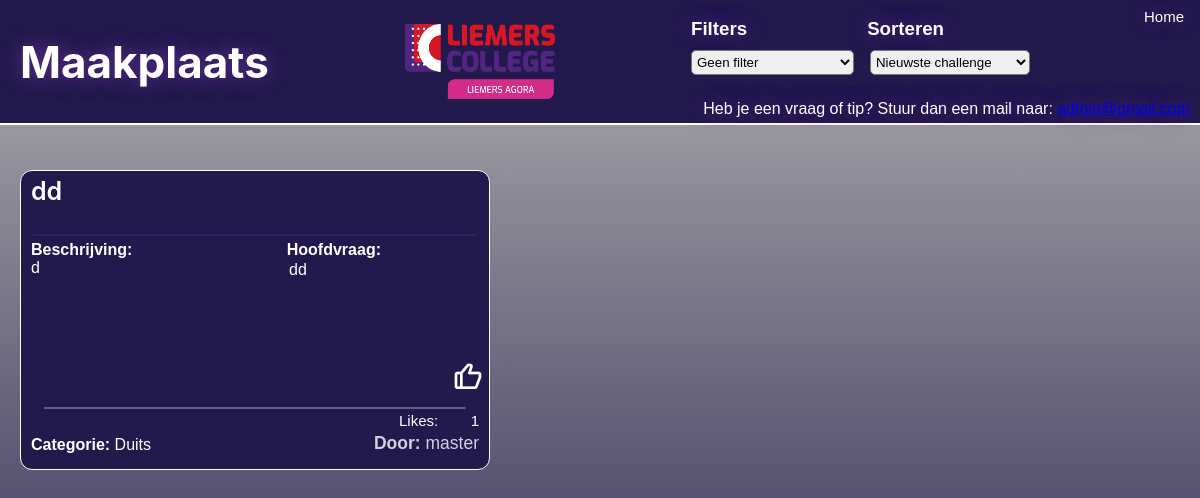
/forum, run on an earlier commit of the app's database.
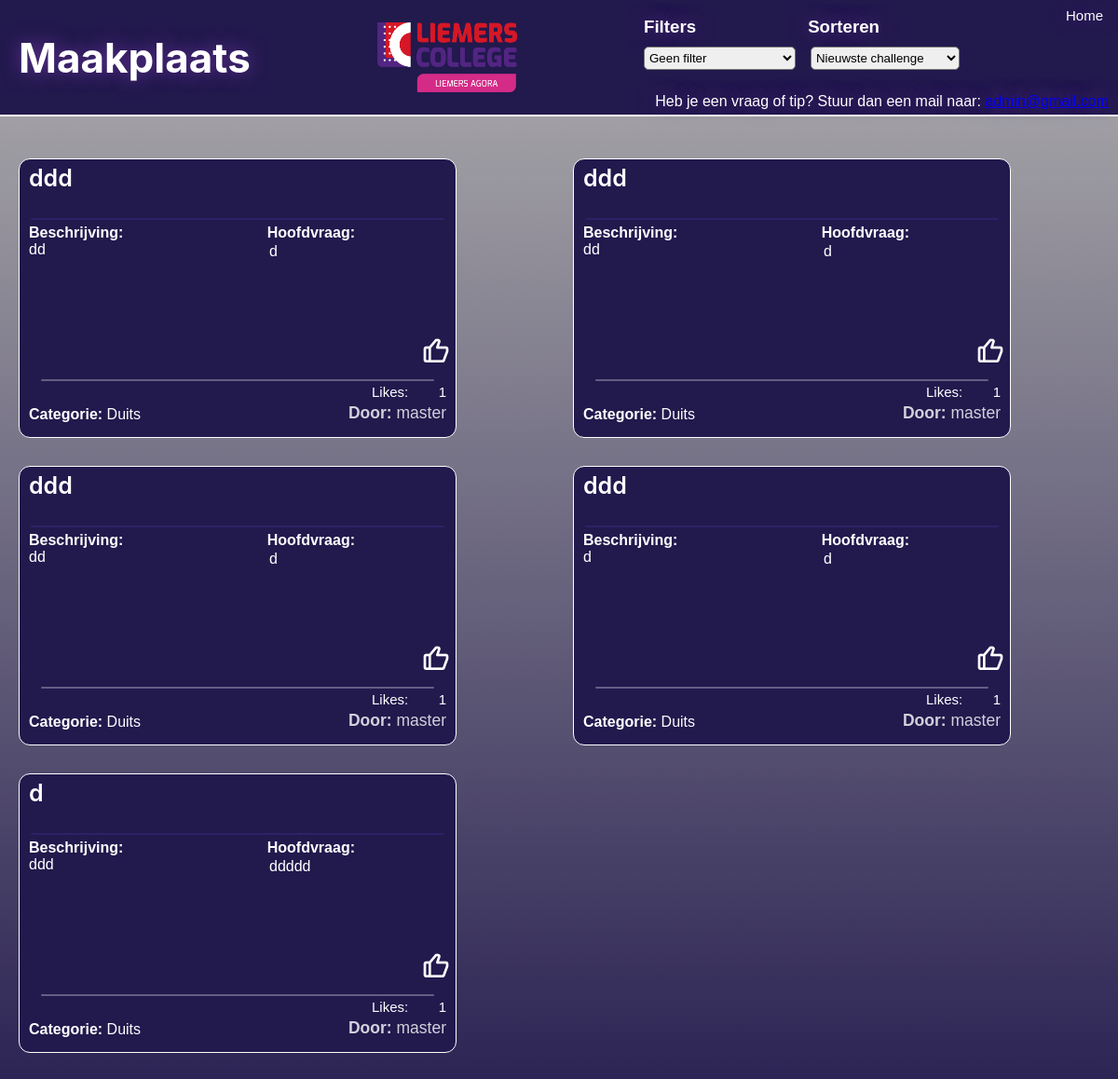
And on a later commit of the database.
### models.py (models this page shows, shortened)
class Todo(db.Model):
    id = db.Column(db.Integer, primary_key=True)
    date_created = db.Column(db.DateTime(timezone=True), default=lambda: datetime.now(timezone.utc))
    likes = db.Column(db.Integer, default=0)
    name = db.Column(db.String(100), nullable=False)
    title = db.Column(db.String(100), nullable=False)
    main_question = db.Column(db.String(200), nullable=False)
    sub_questions = db.Column(db.String(500), nullable=False)
    description = db.Column(db.Text, nullable=False)
    end_product = db.Column(db.Text, nullable=False)
    category = db.Column(db.String(50), nullable=False)
    image = db.Column(db.String(100), nullable=True)
    approved = db.Column(db.Boolean, default=False)
    author_id = db.Column(db.Integer, db.ForeignKey('user.id'), nullable=False)

### app.py (the view)
@app.route('/forum')
def forum():
    vakfilter = request.args.get('vakfilter', '')
    sortfilter = request.args.get('sortfilter', 'newest')
    username = current_user.username if current_user.is_authenticated else None
    query = Todo.query
    if not (current_user.is_authenticated and current_user.is_admin):
        query = query.filter_by(approved=True)
    if vakfilter:
        query = query.filter_by(category=vakfilter)
    if sortfilter == 'personal':
        if current_user.is_authenticated:
            query = query.join(User).filter(User.username == current_user.username)
        else:
            flash('log in to filter by own challenge', "error")
    elif sortfilter == 'newest':
        query = query.order_by(Todo.date_created.desc())
    elif sortfilter == 'oldest':
        query = query.order_by(Todo.date_created.asc())
    elif sortfilter == 'likes':
        query = query.order_by(Todo.likes.desc())
    tasks = query.all()
    return render_template('forum.html', tasks=tasks, sortfilter=sortfilter)

### templates/forum.html (shortened to what this page needs)
{% extends 'base.html' %}
{% block head %}
{{ super()}}
    <link rel="stylesheet" href="{{ url_for('static', filename='css/forum.css') }}">
    <link rel="stylesheet" href="{{ url_for('static', filename='css/card.css') }}">
    <link href="https://unpkg.com/boxicons@2.1.4/css/boxicons.min.css" rel="stylesheet">
{% endblock %}
{% block body %}
<div class="top-color position-fixed">
    <h1>Maakplaats</h1>
    <div class="contact">
        <p>Heb je een vraag of tip? Stuur dan een mail naar: <a href="mailto:develloperdesli@gmail.com">admin@gmail.com</a></p>
    </div>
    <div class="logo">
       <a href="https://liemersagora.beezer.com/" target="_blank">
        <img class="logo" src="{{ url_for('static', filename='pictures/logo.png') }}" alt="Logo"></a>
    </div>
    <div class="module-container">
        <a href="{{url_for('index')}}" class="module-button">
            <p class="module-tekst">Home</p>
        </a>
    </div>
    <div class="filter-container">
        <div class="filter-text">
        <h3>Filters</h3>
        <h3>Sorteren</h3>
    </div>
    <form class="filters" action="/forum" method="GET">
        <select name="vakfilter" class="filterselect" onchange="this.form.submit()">
          <option value="">Geen filter</option>
        </select>
        <select name="sortfilter" class="filterselect" onchange="this.form.submit()">
          <option value="newest" {% if request.args.get('sortfilter') == 'newest' %}selected{% endif %}>Nieuwste challenge</option>
        </select>
      </form>
    </div>
</div>
<div class="container">
    {% for task in tasks %}
        {% include 'components/card.html' %}
    {% else %}
        <p>Er zijn nog geen challenges geplaatst.</p>
    {% endfor %}
</div>
{% endblock %}

### templates/components/card.html (shortened to what this page needs)
<div class="card card-glow" onclick="handleCardClick(event, '{{ url_for('fullcard', id=task.id) }}')" style="cursor: pointer;">
  <h2 class="title">{{ task.title }}</h2>
  <div class="card-bottom">
    <p class="author"><strong>Door:</strong> {{ task.name }}</p>
    <p class="category"><strong>Categorie:</strong> {{ task.category }}</p>
  </div>
  <div class="info-container">
  <p class="headquestion">
    <strong>Hoofdvraag:</strong><br />
    <div class="headquestion-info">{{ task.main_question }}</div>
  </p>
  <p class="challenge-info">
    <strong>Beschrijving:</strong><br />
    {{ task.description }}
  </p>
  </div>
   <div class="like-button" data-id="{{ task.id }}">
  <button type="button">
    <i class="bx {% if task.id in liked_tasks %}bxs-like liked{% else %}bx-like unliked{% endif %}"></i>
  </button>
  <div class="like-count-container">
    <label class="label-like-count">Likes:</label>
    <span class="like-count">{{ task.likes }}</span>
  </div>
 </div>
</div>

What changed in the data, as far as the page shows it:
removed Todo: title "dd", name "master", category "Duits", main_question "dd", description "d", likes "1"
added Todo: title "ddd", name "master", category "Duits", main_question "d", description "dd", likes "1"
added Todo: title "ddd", name "master", category "Duits", main_question "d", description "dd", likes "1"
added Todo: title "ddd", name "master", category "Duits", main_question "d", description "dd", likes "1"
added Todo: title "ddd", name "master", category "Duits", main_question "d", description "d", likes "1"
added Todo: title "d", name "master", category "Duits", main_question "ddddd", description "ddd", likes "1"
